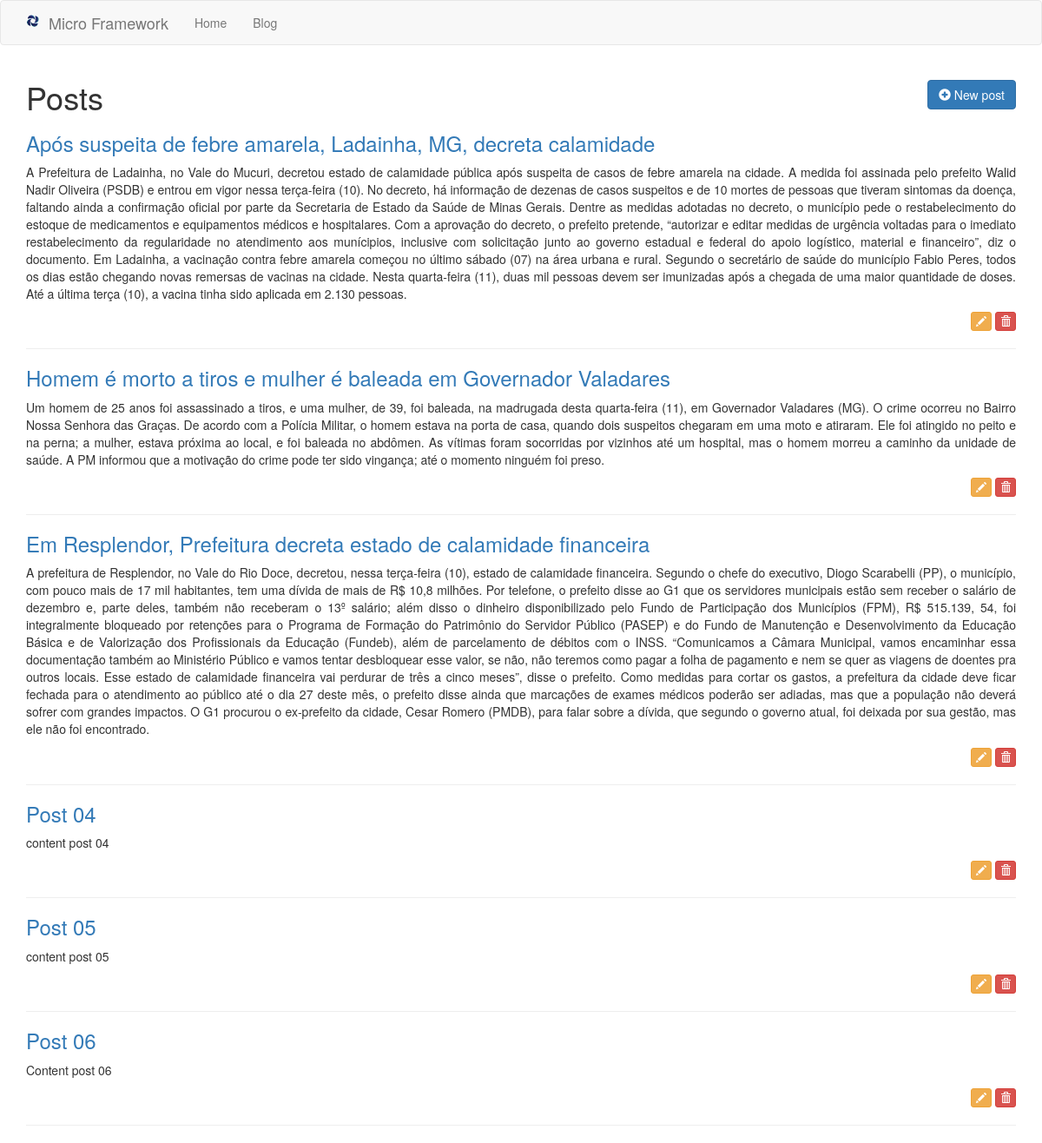
Page /posts on the earlier database version.
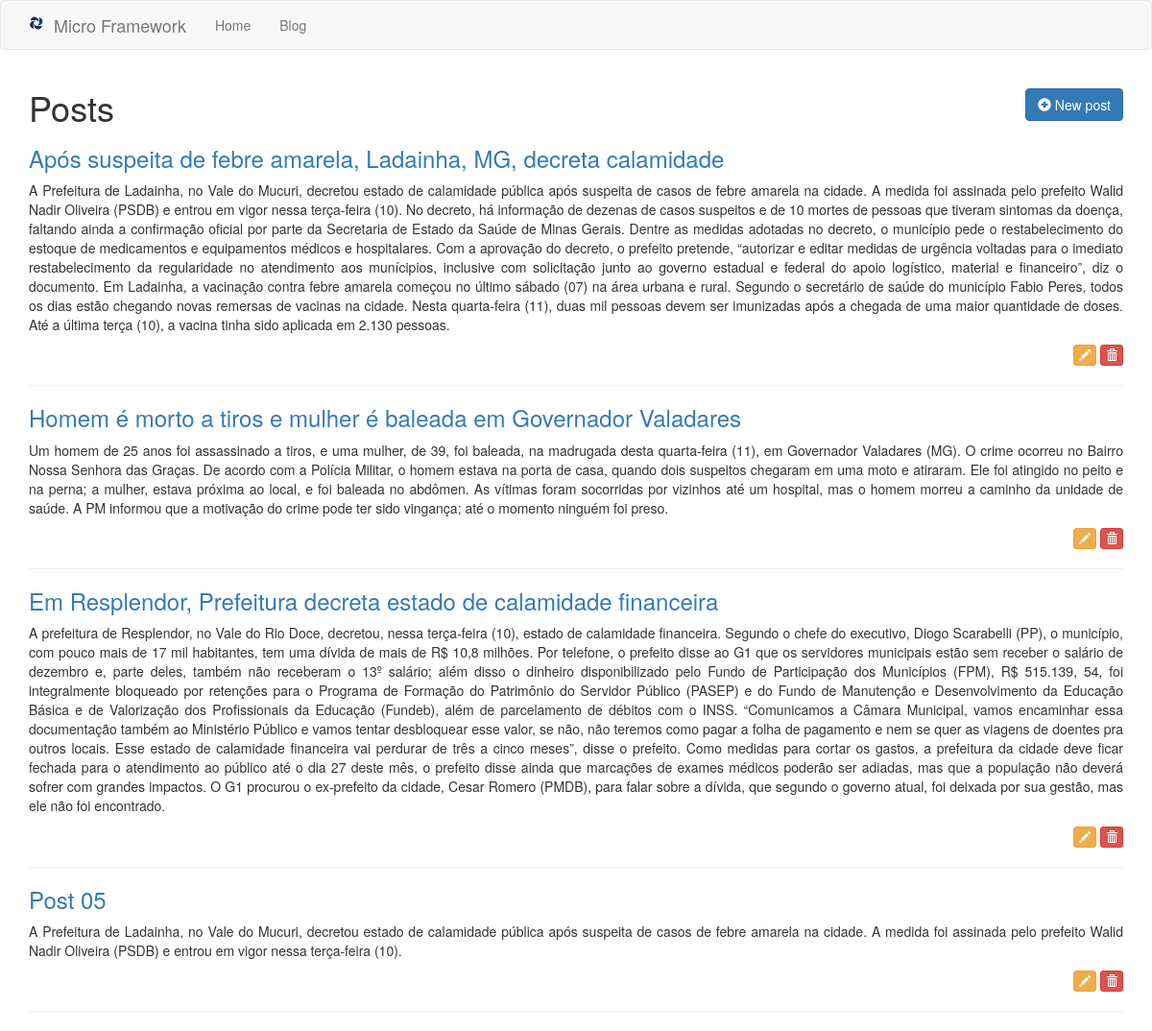
Same page on the later database version.
### tables this page shows
CREATE TABLE posts (id INTEGER CONSTRAINT posts_index PRIMARY KEY ASC AUTOINCREMENT, title VARCHAR (255) NOT NULL, content TEXT NOT NULL);

### app/Controllers/PostsController.php (called while the page is built, shortened)
<?php
class PostsController extends BaseController
{
    private $post;
    public function __construct()
    {
        $this->post = Container::getModel("Post");
    }
    public function index()
    {
        $this->view->posts = $this->post->All();
        $this->renderView('posts/index', 'layout');
    }
}

### core/bootstrap.php (called while the page is built)
<?php
$routes = require_once __DIR__ . "/../app/routes.php";
$route = new \Core\Route($routes);

### public/index.php (called while the page is built, shortened)
<?php
require_once __DIR__ . "/../core/bootstrap.php";

### core/BaseModel.php (called while the page is built, shortened)
<?php
abstract class BaseModel
{
    private $pdo;
    protected $table;
    public function __construct(PDO $pdo)
    {
        $this->pdo = $pdo;
    }
    public function All()
    {
        $query = "SELECT * FROM {$this->table}";
        $stmt = $this->pdo->prepare($query);
        $stmt->execute();
        $result = $stmt->fetchAll();
        return $result;
    }
}

### core/DataBase.php (called while the page is built, shortened)
<?php
class DataBase
{
    public static function getDataBase()
    {
        $conf = include_once __DIR__ . "/../app/database.php";
        if($conf['driver'] == 'sqlite'){
            $sqlite = __DIR__ . "/../storage/database/" . $conf['sqlite']['host'];
            $sqlite = "sqlite:" . $sqlite;
            try{
                $pdo = new PDO($sqlite);
                $pdo->setAttribute(PDO::ATTR_ERRMODE, PDO::ERRMODE_EXCEPTION);
                $pdo->setAttribute(PDO::ATTR_DEFAULT_FETCH_MODE, PDO::FETCH_OBJ);
                return $pdo;
            }catch (PDOException $e){
                echo $e->getMessage();
            }
        }
    }
}

### core/Container.php (called while the page is built, shortened)
<?php
class Container
{
    public static function getModel($model)
    {
        return new $objModel(DataBase::getDatabase());
    }
}

### app/Views/posts/index.phtml (the view, shortened to what this page needs)
<div class="container">
    <h1 class="h1">
        <a href="/post/create" class="btn btn-primary pull-right">
            <i class="glyphicon glyphicon-plus-sign"></i> New post
        </a>
    </h1>
    <?php foreach ($this->view->posts as $post): ?>
        <h3 class="h3">
            <a href="/post/<?php echo $post->id; ?>/show"><?php echo $post->title; ?></a>
        </h3>
        <p class="text-justify"><?php echo $post->content; ?></p>
        <p class="text-right">
            <a href="/post/<?php echo $post->id ?>/edit" class="btn btn-warning btn-xs">
                <i class="glyphicon glyphicon-pencil"></i>
            </a>
            <a href="/post/<?php echo $post->id ?>/delete" class="btn btn-danger btn-xs" onclick="return confirm('Deletar este post?')">
                <i class="glyphicon glyphicon-trash"></i>
            </a>
        </p>
        <hr/>
    <?php endforeach; ?>
</div>

### core/Route.php (shortened to what this page needs)
<?php
class Route
{
    private $routes;
    public function __construct(array $routes)
    {
        $this->run();
    }
    private function setRoutes($routes)
    {
        foreach ($routes as $route){
            $explode = explode('@', $route[1]);
            $r = [$route[0], $explode[0], $explode[1]];
            $newRoutes[] = $r;
        }
        $this->routes = $newRoutes;
    }
    private function getRequest()
    {
        $obj = new \stdClass;
        return $obj;
    }
    private function getUrl()
    {
        return parse_url($_SERVER['REQUEST_URI'], PHP_URL_PATH);
    }
    private function run()
    {
        $url = $this->getUrl();
        foreach ($this->routes as $route) {
            $routeArray = explode('/', $route[0]);
            $param = [];
            for($i = 0; $i < count($routeArray); $i++){
                $route[0] = implode($routeArray, '/');
            }
            if($url == $route[0]){
                $found = true;
                $controller = $route[1];
                $action = $route[2];
                break;
            }
        }
        if($found){
            $controller = Container::newController($controller);
            switch (count($param)){
                default:
                    $controller->$action($this->getRequest());
                    break;
            }
        }else{
            Container::pageNotFound();
        }
    }
}

### core/BaseController.php (shortened to what this page needs)
<?php
abstract class BaseController
{
    private $viewPath;
    private $layoutPath;
    private $pageTitle = null;
    public function __construct()
    {
        $this->view = new \stdClass;
    }
    protected function renderView($viewPath, $layoutPath = null)
    {
        $this->viewPath = $viewPath;
        $this->layoutPath = $layoutPath;
        if ($layoutPath) {
            $this->layout();
        } else {
            $this->content();
        }
    }
    protected function content()
    {
        if (file_exists(__DIR__ . "/../app/Views/{$this->viewPath}.phtml")) {
            require_once __DIR__ . "/../app/Views/{$this->viewPath}.phtml";
        } else {
            echo "Error: View path not found!";
        }
    }
    protected function layout()
    {
        if (file_exists(__DIR__ . "/../app/Views/{$this->layoutPath}.phtml")) {
            require_once __DIR__ . "/../app/Views/{$this->layoutPath}.phtml";
        } else {
            echo "Error: Layout path not found!";
        }
    }
    protected function setPageTitle($pageTitle)
    {
        $this->pageTitle = $pageTitle;
    }
    protected function getPageTitle($separator = null)
    {
        if ($separator) {
            echo $this->pageTitle . " " . $separator . " ";
        } else {
            echo $this->pageTitle;
        }
    }
}

### app/Views/layout.phtml (shortened to what this page needs)
<!DOCTYPE html>
<html lang="pt-br">
<head>
    <link href="/assets/css/style.css" rel="stylesheet">
</head>
<body>
<?php require_once __DIR__ . "/menu.phtml" ?>
<?php $this->content() ?>
</body>
</html>

### app/Views/menu.phtml (shortened to what this page needs)
<nav class="navbar navbar-default">
    <div class="container">
        <div class="navbar-header">
            <a class="navbar-brand" href="/">
                <img src="/favicon.ico" class="pull-left" />&nbsp;&nbsp;Micro Framework
            </a>
        </div>
        <div class="collapse navbar-collapse" id="bs-example-navbar-collapse-1">
            <ul class="nav navbar-nav">
                <li><a href="/">Home</a></li>
                <li><a href="/posts">Blog</a></li>
            </ul>
        </div>
    </div>
</nav>

Differences in the rows shown:
removed posts: title "Post 04", content "content post 04"
removed posts: title "Post 06", content "Content post 06"
changed posts "Post 05": content "content post 05" → "A Prefeitura de Ladainha, no Vale do Mucuri, decretou estado de calamidade pública após suspeita de casos de febre amarela na cidade. A medida foi assinada pelo prefeito Walid Nadir Oliveira (PSDB) e entrou em vigor nessa terça-feira (10)."
